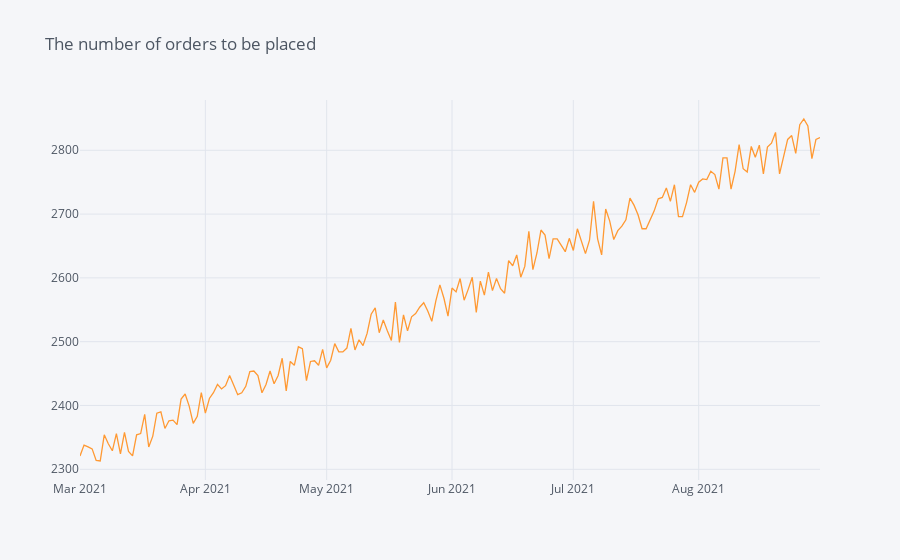

Notebook code for this chart:
### Code cell
# Timeseries of 'the orders that be placed' via Cufflink

# Library Configuration
cf.go_offline()
cf.set_config_file(offline=False, world_readable=True)

# Group by timestamp
dftarget = df.loc[(df['timestamp'] >= '2021-03-01') & (df['timestamp'] < '2021-09-01')]
timeseries =(dftarget.groupby(['timestamp'])['order_placement'].sum()).to_frame(name= 'timeseries').reset_index()

# Add the weekday feature as a tooltip for the graph
timeseries['weekday'] = timeseries['timestamp'].dt.day_name()
timeseries = timeseries.set_index('timestamp')

# Plot the graph using iplot
timeseries.iplot(y='timeseries',mode = 'lines', xTitle ='', yTitle ='',text='weekday',\
                 title = 'The number of orders to be placed')

### Figure 1 — Plotly figure (JSON) as saved in the notebook; plotly's stock layout.template omitted (floating-point values rounded to 4 significant figures; data arrays with more than 128 entries replaced by an {"elided": "..."} marker saying what was removed)
{"data": [{"line": {"color": "rgba(255, 153, 51, 1.0)", "dash": "solid", "shape": "linear", "width": 1.3}, "mode": "lines", "name": "timeseries", "text": {"elided": "184 str values"}, "type": "scatter", "x": {"elided": "184 str values"}, "y": {"elided": "184 int values"}}], "layout": {"legend": {"bgcolor": "#F5F6F9", "font": {"color": "#4D5663"}}, "paper_bgcolor": "#F5F6F9", "plot_bgcolor": "#F5F6F9", "title": {"font": {"color": "#4D5663"}, "text": "The number of orders to be placed"}, "xaxis": {"gridcolor": "#E1E5ED", "showgrid": true, "tickfont": {"color": "#4D5663"}, "title": {"font": {"color": "#4D5663"}, "text": ""}, "zerolinecolor": "#E1E5ED"}, "yaxis": {"gridcolor": "#E1E5ED", "showgrid": true, "tickfont": {"color": "#4D5663"}, "title": {"font": {"color": "#4D5663"}, "text": ""}, "zerolinecolor": "#E1E5ED"}}}
